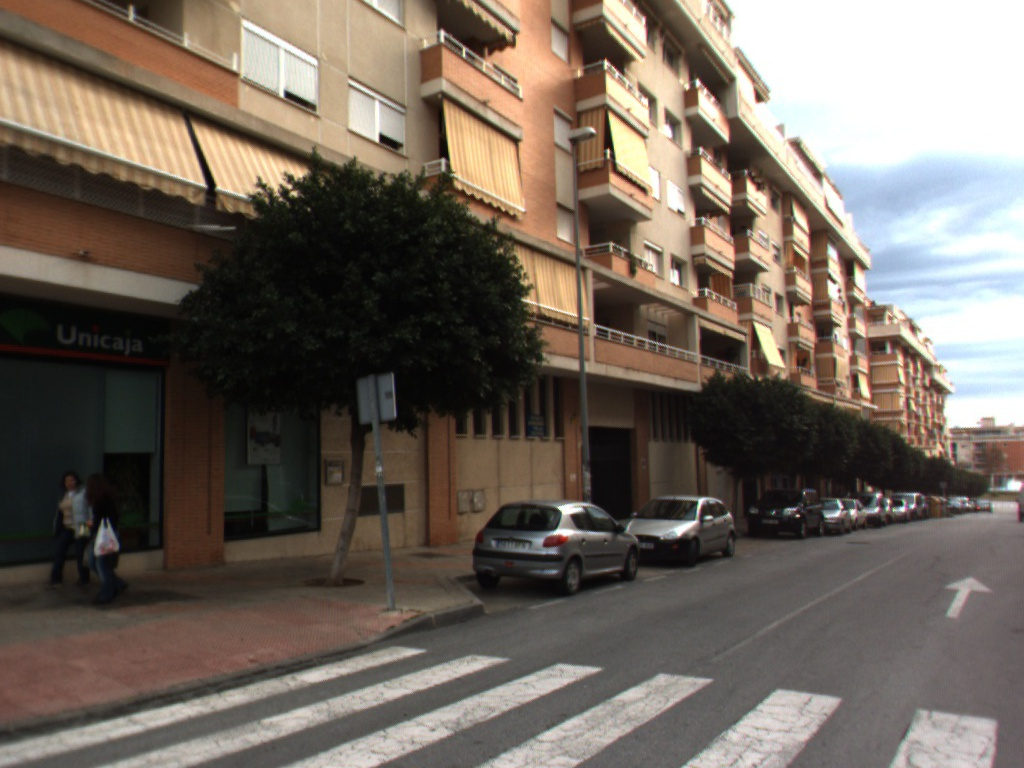
//> input picture assignments/line_detection/0097.jpg, 1024 x 768 px
$ ./line_fitting 3   (built with g++ and OpenCV 4)
//> lines starting //> are read from the running program, lines starting //| are printed output that depends on the picture; after the words box and inside, x2 and y2 are one past the last pixel; in counts of white or black regions, pixels touching at a corner belong together
#include <opencv2/core/core.hpp>
#include <opencv2/highgui/highgui.hpp>
#include "opencv2/imgproc/imgproc.hpp"
#include <opencv2/cvconfig.h>
#include <iostream>
#include <string>
#include <algorithm>


using namespace cv;
using namespace std;

void DrawPoints(vector<Point2d> &points,
	Mat image);

void FitLineRANSAC(
	vector<Point2d> points,
	vector<int> &inliers,
	Mat &line,
	double threshold,
	int iteration_number,
	Mat *image = nullptr,
	bool shouldDraw = false);

int main(int argc, char *argv[])
{
	if( argc != 2)
    {
		cout << "Use an iteration number" << endl;
		return -1;
    }

    string img_name = "0097.jpg";
    Mat image = imread(img_name);
//> image is the input picture: 768 rows x 1024 cols, CV_8UC3; mean B, G, R 93, 102.7, 113

    Mat contours;

    imshow("Original",image);

    Canny(image,contours,100,200);
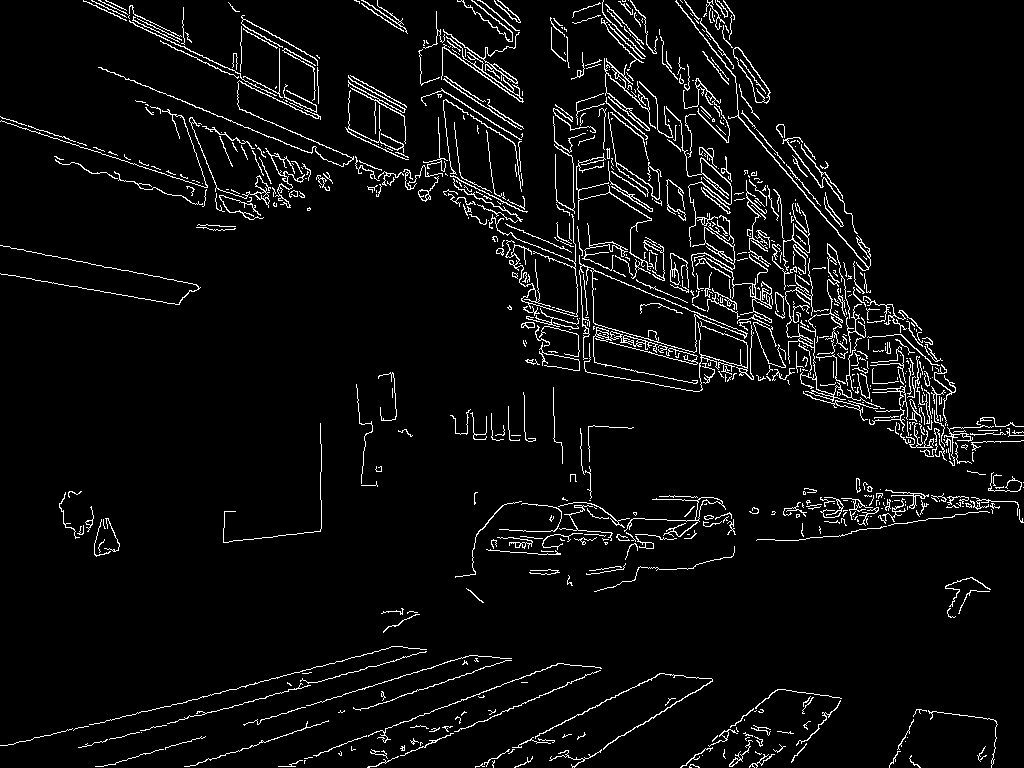
//> contours: 768 rows x 1024 cols, CV_8UC1; 4.9% white in thin lines or dots
    imshow("Original After Canny",image);

    namedWindow("Canny");
    imshow("Canny",contours);

    Mat edge_binary = contours / 255;
//> edge_binary: 768 rows x 1024 cols, CV_8UC1; values 0 (black) and 1 (white), 4.9% white in thin lines or dots
	cout << "Canny points: " <<  cv::sum( edge_binary )[0] << endl;
//| Canny points: 38320

    // The indices of the points of the line
	vector<int> inliers;
	// The parameters of the line
	Mat bestLine;

    Mat results = Mat::zeros(edge_binary.rows, edge_binary.cols, CV_8UC3); // The image where we draw results.
    vector<Point2d> points;

    for (int i=0; i<edge_binary.rows; i++) {
        for (int j=0; j < edge_binary.cols; j++)
        {
            //cout << edge_binary.at<double>(i, j) << endl;
            if (edge_binary.at<bool>(i, j)){
                points.push_back(cv::Point2d(j, i));
            }
        }
    }
//> after the loop, points = 38320 items

    DrawPoints(points, results);

    imshow("Results", results);


    FitLineRANSAC(
		points, // The generated 2D points
		inliers, // Output: the indices of the inliers
		bestLine, // Output: the parameters of the found 2D line
		1, // The inlier-outlier threshold
		atoi(argv[1]), // The number of iterations
		&results,// Optional: the image where we can draw results
		false);

	imshow("Result", results);

	imwrite("result_" + img_name, results);

    waitKey(0);
}

void DrawPoints(vector<Point2d> &points,
	Mat image)
{
	for (int i = 0; i < points.size(); ++i)
	{
		// Draws a circle
		circle(image, // to this image
			points[i], // at this location
			1, // with this radius
			Scalar(255, 255, 255), // and this color
			-1); // The thickness of the circle's outline. -1 = filled circle
	}
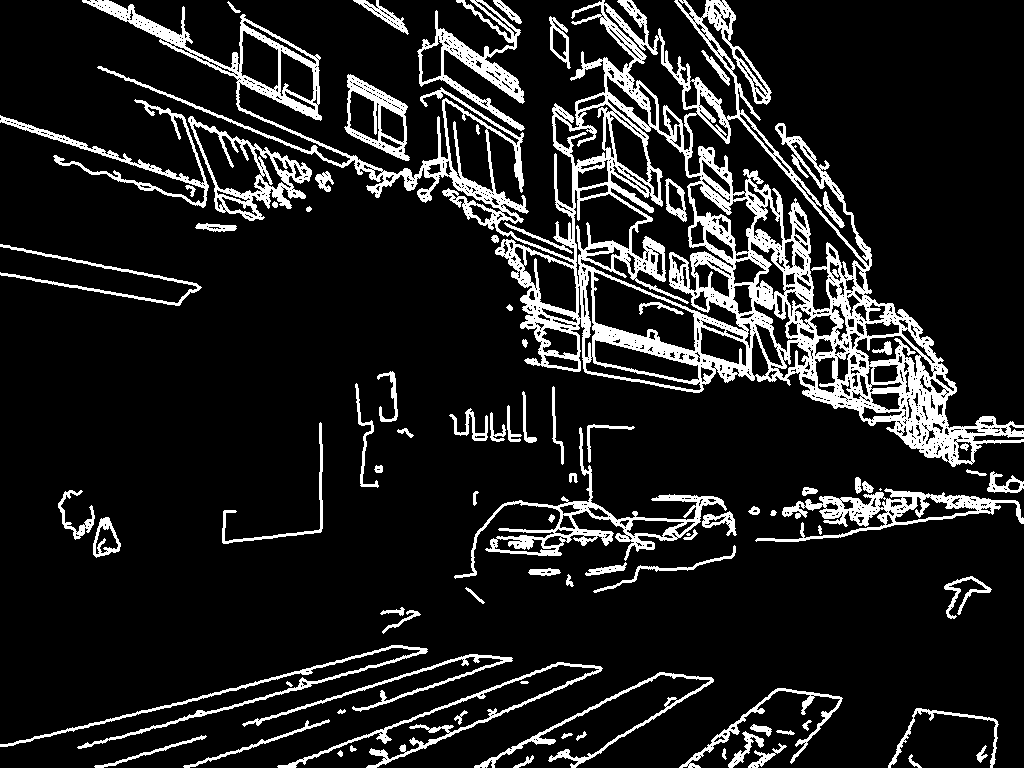
//> image: 768 rows x 1024 cols, CV_8UC3; 12.8% white; 88 white regions (2 under 20 px), largest, box (x1, y1, x2, y2) and area: (82, 0, 1024, 467) 58088, (454, 427, 727, 579) 4520, (755, 488, 1024, 542) 3926
}

// Apply RANSAC to fit points to a 2D line
void FitLineRANSAC(
	vector<Point2d> points_,
	vector<int> &inliers_,
	Mat &line_,
	double threshold_,
	int maximum_iteration_number_,
	Mat *image_,
	bool shouldDraw)
{
//> called with threshold_ = 1, maximum_iteration_number_ = 3, shouldDraw = false
	// The current number of iterations
	int iterationNumber = 0;
	// The number of inliers of the current best model
	int bestInlierNumber = 0;
	// The indices of the inliers of the current best model
	vector<int> bestInliers, inliers;
	bestInliers.reserve(points_.size());
	inliers.reserve(points_.size());
	// The parameters of the best line
	Mat bestLine(3, 1, CV_64F);
	// Helpers to draw the line if needed
	Point2d bestPt1, bestPt2;
	// The sample size, i.e., 2 for 2D lines
	constexpr int kSampleSize = 2;
	// The current sample
	std::vector<int> sample(kSampleSize);

	cv::Mat tmp_image;

	int lineCount = 0;

	//std::vector<int> mask(points_.size(), 0);

	// RANSAC:
	// 1. Select a minimal sample, i.e., in this case, 2 random points.
	// 2. Fit a line to the points.
	// 3. Count the number of inliers, i.e., the points closer than the threshold.
	// 4. Store the inlier number and the line parameters if it is better than the previous best.

	while (iterationNumber++ < maximum_iteration_number_)
	{
		// 1. Select a minimal sample, i.e., in this case, 2 random points.
		for (size_t sampleIdx = 0; sampleIdx < kSampleSize; ++sampleIdx)
		{
			do
			{
				// Generate a random index between [0, pointNumber]
				sample[sampleIdx] =
					round((points_.size() - 1) * static_cast<double>(rand()) / static_cast<double>(RAND_MAX));

				// If the first point is selected we don't have to check if
				// that particular index had already been selected.
				if (sampleIdx == 0)
					break;

				// If the second point is being generated,
				// it should be checked if the index had been selected beforehand.
				if (sampleIdx == 1 &&
					sample[0] != sample[1])
					break;
			} while (true);
		}

		if (shouldDraw)
		{
			tmp_image = image_->clone();

			circle(tmp_image, // to this image
				points_[sample[0]], // at this location
				10, // with this radius
				Scalar(255, 0, 0), // and this color
				-1); // The thickness of the circle's outline. -1 = filled circle

			circle(tmp_image, // to this image
				points_[sample[1]], // at this location
				10, // with this radius
				Scalar(255, 0, 0), // and this color
				-1); // The thickness of the circle's outline. -1 = filled circle
		}

		// 2. Fit a line to the points.
		const Point2d &p1 = points_[sample[0]]; // First point selected
		const Point2d &p2 = points_[sample[1]]; // Second point select
		Point2d v = p2 - p1; // Direction of the line
		// cv::norm(v) = sqrt(v.x * v.x + v.y * v.y)
		v = v / cv::norm(v);
		// Rotate v by 90� to get n.
		Point2d n;
		n.x = -v.y;
		n.y = v.x;
		// To get c use a point from the line.
		double a = n.x;
		double b = n.y;
		double c = -(a * p1.x + b * p1.y);

		// Draw the 2D line
		if (shouldDraw)
		{
			cv::line(tmp_image,
				Point2d(0, -c / b),
				Point2d(tmp_image.cols, (- a * tmp_image.cols - c) / b),
				cv::Scalar(0, 255, 0),
				2);
		}

		// - Distance of a line and a point
		// - Line's implicit equations: a * x + b * y + c = 0
		// - a, b, c - parameters of the line
		// - x, y - coordinates of a point on the line
		// - n = [a, b] - the normal of the line
		// - Distance(line, point) = | a * x + b * y + c | / sqrt(a * a + b * b)
		// - If ||n||_2 = 1 then sqrt(a * a + b * b) = 1 and I don't have do the division.

		// 3. Count the number of inliers, i.e., the points closer than the threshold.
		inliers.clear();
		for (size_t pointIdx = 0; pointIdx < points_.size(); ++pointIdx)
		{
			const Point2d &point = points_[pointIdx];
			const double distance =
				abs(a * point.x + b * point.y + c);

			if (distance < threshold_)
			{
				inliers.emplace_back(pointIdx);

				if (shouldDraw)
				{
					circle(tmp_image, // to this image
						points_[pointIdx], // at this location
						3, // with this radius
						Scalar(0, 0, 255), // and this color
						-1); // The thickness of the circle's outline. -1 = filled circle
				}
			}
		}
		if(inliers.size() > 200)
		{
			cout << "Inliner number: " << inliers.size() << endl;

			lineCount++;
		}
		// 4. Store the inlier number and the line parameters if it is better than the previous best.
		if (inliers.size() > 200)
		{
			cv::line(*image_,
				Point2d(0, -c / b),
				Point2d(image_->cols, (- a * image_->cols - c) / b),
				cv::Scalar(0, 0, 255),
				2);


			sort (inliers.begin(), inliers.end());

			for(int i=inliers.size() - 1; i >= 0; i--){
				points_.erase(points_.begin() + inliers[i]);
			}
		}

		if (shouldDraw)
		{
			cv::line(tmp_image,
				Point2d(0, -bestLine.at<double>(2) / bestLine.at<double>(1)),
				Point2d(tmp_image.cols, (-bestLine.at<double>(0) * tmp_image.cols - bestLine.at<double>(2)) / bestLine.at<double>(1)),
				cv::Scalar(255, 0, 0),
				2);

			cv::imshow("Image", tmp_image);
			cv::waitKey(0);
		}
	}
//> this loop made 3 passes
//> (p1, p2, v, a, b, c) on passes 1 to 3: (Point(688, 534), Point(257, 216), Point(-0.805, -0.594), 0.594, -0.805, 21.23), (Point(979, 502), Point(904, 509), Point(-0.996, 0.0929), -0.0929, -0.996, 590.8), (Point(545, 694), Point(641, 121), Point(0.165, -0.986), 0.986, 0.165, -652.2)
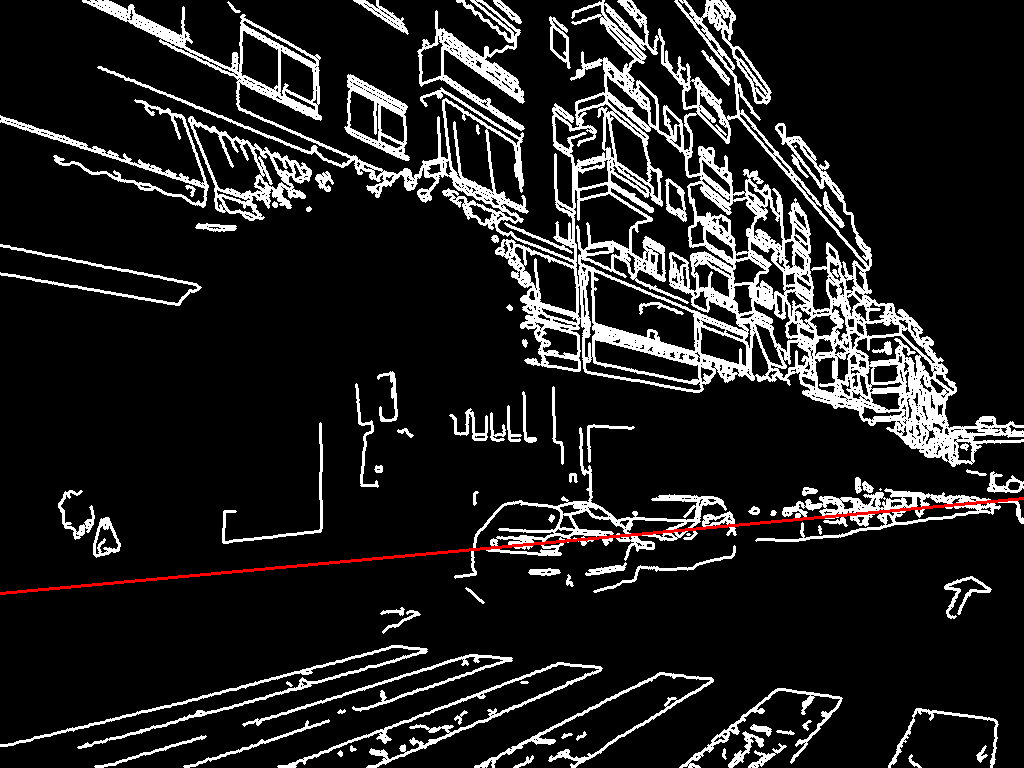
//> image_: 768 rows x 1024 cols, CV_8UC3; 0.39% of pixels changed, all inside (x1, y1, x2, y2) = (0, 497, 1024, 595)
//> after the loop, iterationNumber = 4; points_ = 38116 items; inliers = 136 values from 2074 to 36939; lineCount = 1
	cout << "Drawn lines: " << lineCount << endl;
//| Drawn lines: 1
}

$ run again, with assignments/line_detection/0095.jpg copied over assignments/line_detection/0097.jpg
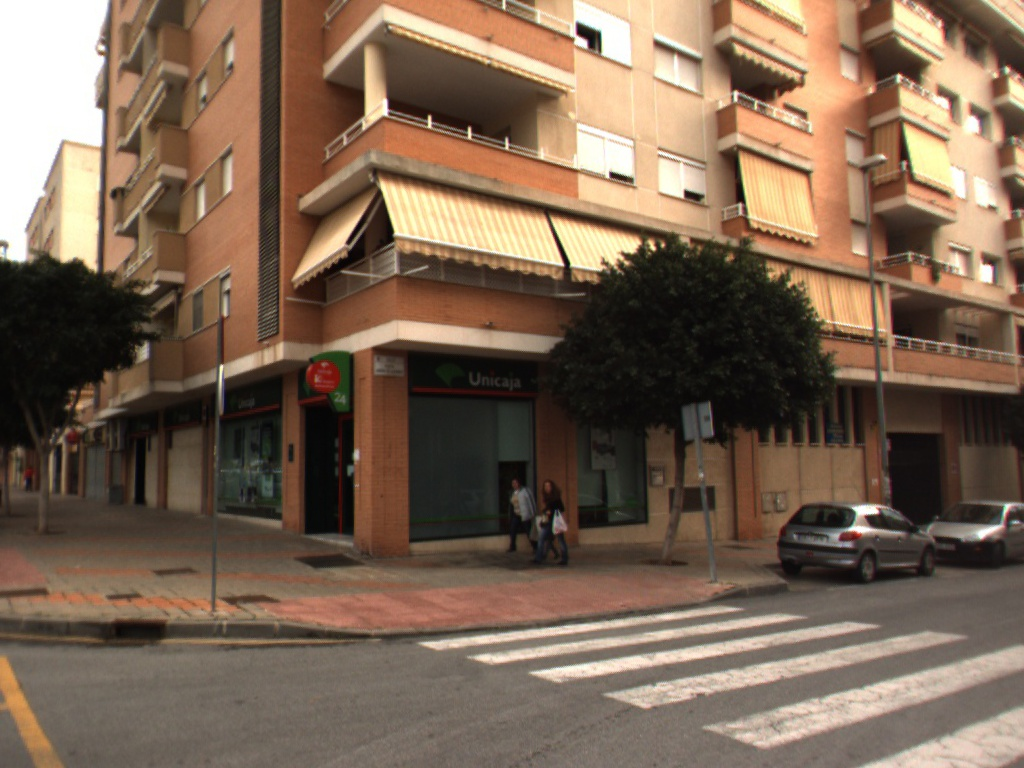
//> input picture assignments/line_detection/0095.jpg, 1024 x 768 px
//> image is the input picture: 768 rows x 1024 cols, CV_8UC3; mean B, G, R 82.7, 101, 122.8
//> `Canny(image,contours,100,200);`:
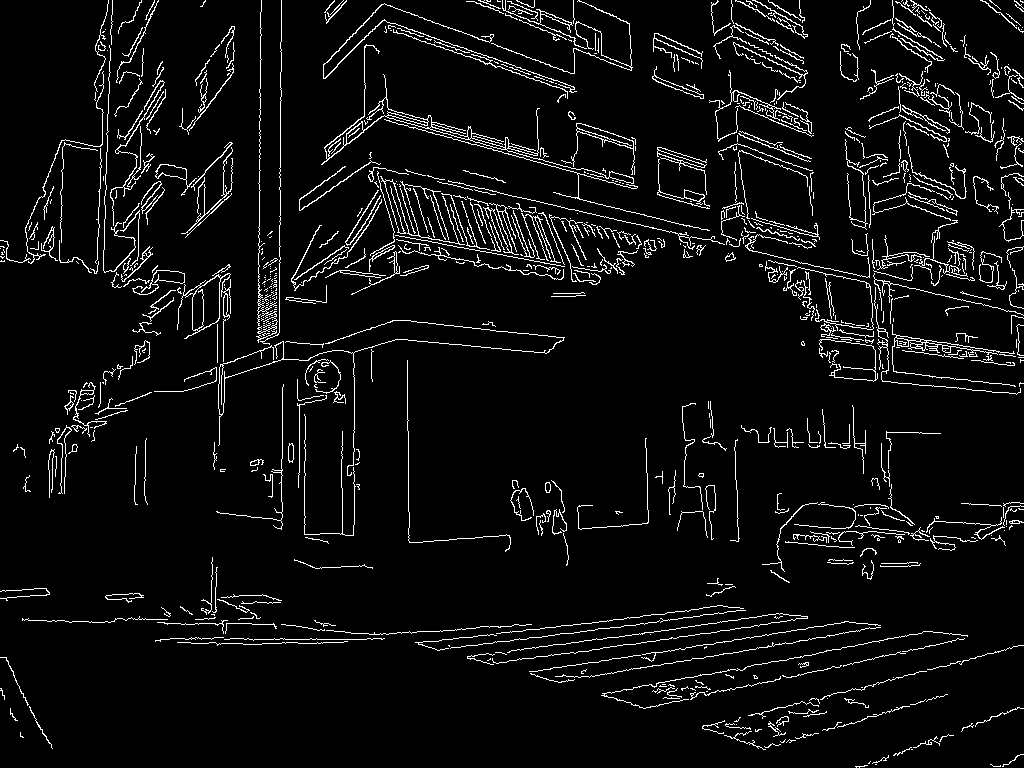
//> contours: 768 rows x 1024 cols, CV_8UC1; 5.4% white in thin lines or dots
//> edge_binary: 768 rows x 1024 cols, CV_8UC1; values 0 (black) and 1 (white), 5.4% white in thin lines or dots
//| Canny points: 42835
//> after the loop `for (int i=0; i<edge_binary.rows; i++)`: points = 42835 items
//> after the loop in DrawPoints, `for (int i = 0; i < points.size(); ++i)`:
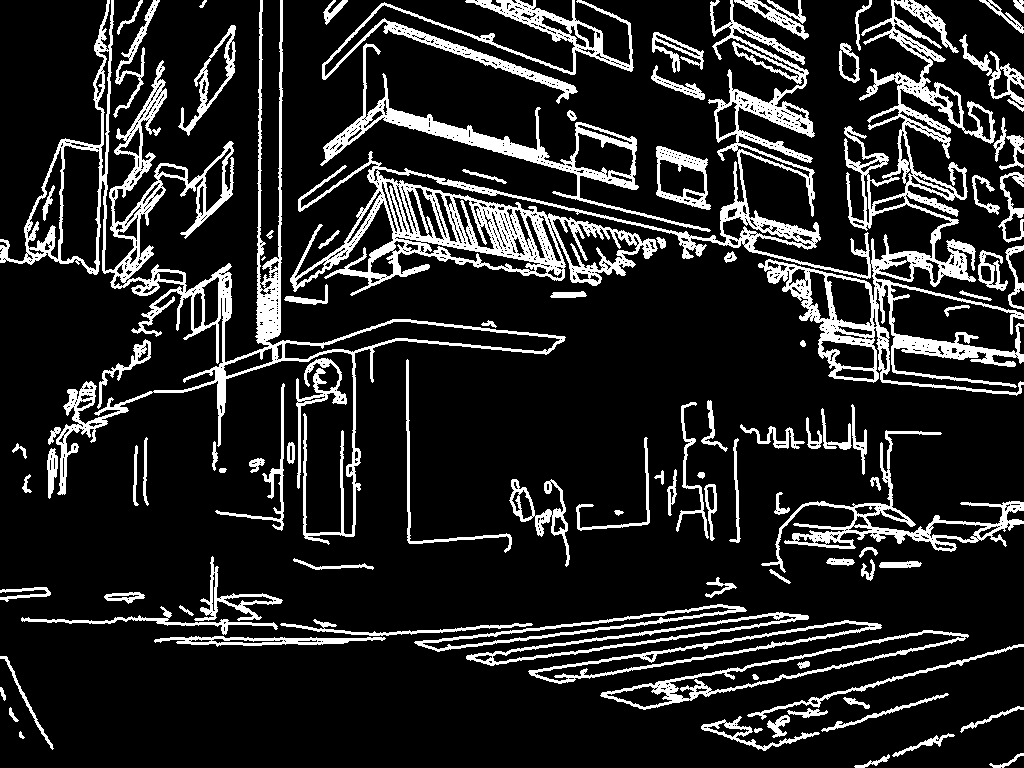
//> image: 768 rows x 1024 cols, CV_8UC3; 14.8% white; 105 white regions (1 under 20 px), largest, box (x1, y1, x2, y2) and area: (290, 0, 1024, 396) 39743, (0, 0, 566, 545) 21019, (320, 43, 711, 232) 5947
//> the loop in FitLineRANSAC, `while (iterationNumber++ < maximum_iteration_number_)` made 3 passes
//> (p1, p2, v, a, b, c) on passes 1 to 3: (Point(422, 542), Point(206, 217), Point(-0.554, -0.833), 0.833, -0.554, -51.45), (Point(134, 495), Point(899, 511), Point(1, 0.0209), -0.0209, 1, -492.1), (Point(454, 638), Point(993, 120), Point(0.721, -0.693), 0.693, 0.721, -774.6)
//> after the loop in FitLineRANSAC, `while (iterationNumber++ < maximum_iteration_number_)`: iterationNumber = 4; inliers = 84 values from 6930 to 39942; lineCount = 0
//| Drawn lines: 0
